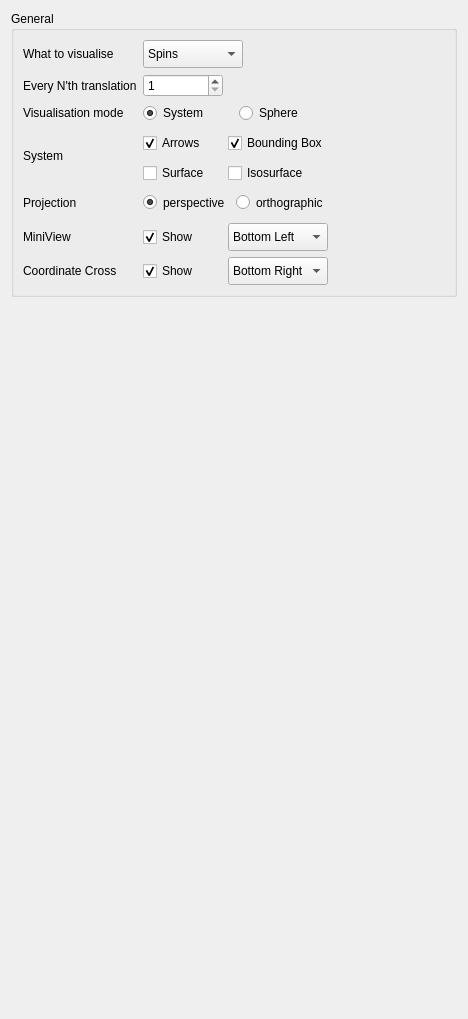
         <widget class="QWidget" name="page">
          <property name="geometry">
           <rect>
            <x>0</x>
            <y>0</y>
            <width>468</width>
            <height>1019</height>
           </rect>
          </property>
          <attribute name="label">
           <string>General</string>
          </attribute>
          <layout class="QGridLayout" name="gridLayout_2">
           <item row="0" column="0">
            <widget class="QGroupBox" name="groupBox_13">
             <property name="title">
              <string>General</string>
             </property>
             <layout class="QGridLayout" name="gridLayout_61">
              <item row="10" column="0">
               <widget class="QLabel" name="label_58">
                <property name="maximumSize">
                 <size>
                  <width>120</width>
                  <height>16777215</height>
                 </size>
                </property>
                <property name="text">
                 <string>Coordinate Cross</string>
                </property>
               </widget>
              </item>
              <item row="2" column="2">
               <widget class="QSpinBox" name="spinBox_n_cell_steps">
                <property name="maximumSize">
                 <size>
                  <width>80</width>
                  <height>16777215</height>
                 </size>
                </property>
                <property name="minimum">
                 <number>1</number>
                </property>
               </widget>
              </item>
              <item row="2" column="0">
               <widget class="QLabel" name="label_40">
                <property name="text">
                 <string>Every N'th translation</string>
                </property>
               </widget>
              </item>
              <item row="5" column="0">
               <widget class="QLabel" name="label_46">
                <property name="minimumSize">
                 <size>
                  <width>0</width>
                  <height>28</height>
                 </size>
                </property>
                <property name="maximumSize">
                 <size>
                  <width>100</width>
                  <height>16777215</height>
                 </size>
                </property>
                <property name="text">
                 <string>Projection</string>
                </property>
               </widget>
              </item>
              <item row="5" column="2">
               <layout class="QHBoxLayout" name="horizontalLayout">
                <item>
                 <widget class="QRadioButton" name="radioButton_perspectiveProjection">
                  <property name="minimumSize">
                   <size>
                    <width>0</width>
                    <height>25</height>
                   </size>
                  </property>
                  <property name="maximumSize">
                   <size>
                    <width>100</width>
                    <height>16777215</height>
                   </size>
                  </property>
                  <property name="text">
                   <string>perspective</string>
                  </property>
                  <property name="checked">
                   <bool>true</bool>
                  </property>
                  <attribute name="buttonGroup">
                   <string notr="true">buttonGroup_2</string>
                  </attribute>
                 </widget>
                </item>
                <item>
                 <widget class="QRadioButton" name="radioButton_orthographicProjection">
                  <property name="minimumSize">
                   <size>
                    <width>0</width>
                    <height>25</height>
                   </size>
                  </property>
                  <property name="maximumSize">
                   <size>
                    <width>100</width>
                    <height>16777215</height>
                   </size>
                  </property>
                  <property name="text">
                   <string>orthographic</string>
                  </property>
                  <attribute name="buttonGroup">
                   <string notr="true">buttonGroup_2</string>
                  </attribute>
                 </widget>
                </item>
               </layout>
              </item>
              <item row="4" column="2">
               <layout class="QGridLayout" name="gridLayout_67">
                <item row="2" column="4">
                 <widget class="QCheckBox" name="checkBox_show_isosurface">
                  <property name="maximumSize">
                   <size>
                    <width>100</width>
                    <height>16777215</height>
                   </size>
                  </property>
                  <property name="text">
                   <string>Isosurface</string>
                  </property>
                 </widget>
                </item>
                <item row="2" column="1">
                 <widget class="QCheckBox" name="checkBox_show_surface">
                  <property name="maximumSize">
                   <size>
                    <width>100</width>
                    <height>16777215</height>
                   </size>
                  </property>
                  <property name="text">
                   <string>Surface</string>
                  </property>
                 </widget>
                </item>
                <item row="0" column="1">
                 <widget class="QCheckBox" name="checkBox_show_arrows">
                  <property name="maximumSize">
                   <size>
                    <width>100</width>
                    <height>16777215</height>
                   </size>
                  </property>
                  <property name="text">
                   <string>Arrows</string>
                  </property>
                  <property name="checked">
                   <bool>true</bool>
                  </property>
                 </widget>
                </item>
                <item row="0" column="4">
                 <widget class="QCheckBox" name="checkBox_showBoundingBox">
                  <property name="minimumSize">
                   <size>
                    <width>0</width>
                    <height>28</height>
                   </size>
                  </property>
                  <property name="maximumSize">
                   <size>
                    <width>100</width>
                    <height>16777215</height>
                   </size>
                  </property>
                  <property name="text">
                   <string>Bounding Box</string>
                  </property>
                  <property name="checked">
                   <bool>true</bool>
                  </property>
                 </widget>
                </item>
               </layout>
              </item>
              <item row="1" column="0">
               <widget class="QLabel" name="label_22">
                <property name="minimumSize">
                 <size>
                  <width>0</width>
                  <height>28</height>
                 </size>
                </property>
                <property name="maximumSize">
                 <size>
                  <width>120</width>
                  <height>16777215</height>
                 </size>
                </property>
                <property name="text">
                 <string>What to visualise</string>
                </property>
               </widget>
              </item>
              <item row="9" column="0">
               <widget class="QLabel" name="label_57">
                <property name="maximumSize">
                 <size>
                  <width>100</width>
                  <height>16777215</height>
                 </size>
                </property>
                <property name="text">
                 <string>MiniView</string>
                </property>
               </widget>
              </item>
              <item row="3" column="0">
               <widget class="QLabel" name="label_55">
                <property name="maximumSize">
                 <size>
                  <width>120</width>
                  <height>16777215</height>
                 </size>
                </property>
                <property name="text">
                 <string>Visualisation mode</string>
                </property>
               </widget>
              </item>
              <item row="1" column="2">
               <widget class="QComboBox" name="comboBox_VisualisationSource">
                <property name="minimumSize">
                 <size>
                  <width>0</width>
                  <height>28</height>
                 </size>
                </property>
                <property name="maximumSize">
                 <size>
                  <width>100</width>
                  <height>16777215</height>
                 </size>
                </property>
                <property name="currentText">
                 <string>Spins</string>
                </property>
                <item>
                 <property name="text">
                  <string>Spins</string>
                 </property>
                </item>
                <item>
                 <property name="text">
                  <string>Effective Field</string>
                 </property>
                </item>
                <item>
                 <property name="text">
                  <string>External Magnetic Field</string>
                 </property>
                </item>
               </widget>
              </item>
              <item row="9" column="2">
               <layout class="QGridLayout" name="gridLayout_73">
                <item row="0" column="0">
                 <widget class="QCheckBox" name="checkBox_showMiniView">
                  <property name="maximumSize">
                   <size>
                    <width>100</width>
                    <height>16777215</height>
                   </size>
                  </property>
                  <property name="text">
                   <string>Show</string>
                  </property>
                  <property name="checked">
                   <bool>true</bool>
                  </property>
                 </widget>
                </item>
                <item row="0" column="2">
                 <widget class="QComboBox" name="comboBox_miniViewPosition">
                  <property name="minimumSize">
                   <size>
                    <width>0</width>
                    <height>28</height>
                   </size>
                  </property>
                  <property name="maximumSize">
                   <size>
                    <width>100</width>
                    <height>16777215</height>
                   </size>
                  </property>
                  <item>
                   <property name="text">
                    <string>Bottom Left</string>
                   </property>
                  </item>
                  <item>
                   <property name="text">
                    <string>Bottom Right</string>
                   </property>
                  </item>
                  <item>
                   <property name="text">
                    <string>Top Left</string>
                   </property>
                  </item>
                  <item>
                   <property name="text">
                    <string>Top Right</string>
                   </property>
                  </item>
                 </widget>
                </item>
               </layout>
              </item>
              <item row="10" column="2">
               <layout class="QGridLayout" name="gridLayout_74">
                <item row="0" column="0">
                 <widget class="QCheckBox" name="checkBox_showCoordinateSystem">
                  <property name="maximumSize">
                   <size>
                    <width>100</width>
                    <height>16777215</height>
                   </size>
                  </property>
                  <property name="text">
                   <string>Show</string>
                  </property>
                  <property name="checked">
                   <bool>true</bool>
                  </property>
                 </widget>
                </item>
                <item row="0" column="1">
                 <widget class="QComboBox" name="comboBox_coordinateSystemPosition">
                  <property name="minimumSize">
                   <size>
                    <width>0</width>
                    <height>28</height>
                   </size>
                  </property>
                  <property name="maximumSize">
                   <size>
                    <width>100</width>
                    <height>16777215</height>
                   </size>
                  </property>
                  <property name="currentIndex">
                   <number>1</number>
                  </property>
                  <item>
                   <property name="text">
                    <string>Bottom Left</string>
                   </property>
                  </item>
                  <item>
                   <property name="text">
                    <string>Bottom Right</string>
                   </property>
                  </item>
                  <item>
                   <property name="text">
                    <string>Top Left</string>
                   </property>
                  </item>
                  <item>
                   <property name="text">
                    <string>Top Right</string>
                   </property>
                  </item>
                 </widget>
                </item>
               </layout>
              </item>
              <item row="4" column="0">
               <widget class="QLabel" name="label_56">
                <property name="maximumSize">
                 <size>
                  <width>100</width>
                  <height>16777215</height>
                 </size>
                </property>
                <property name="text">
                 <string>System</string>
                </property>
               </widget>
              </item>
              <item row="1" column="4">
               <spacer name="horizontalSpacer_21">
                <property name="orientation">
                 <enum>Qt::Horizontal</enum>
                </property>
                <property name="sizeHint" stdset="0">
                 <size>
                  <width>40</width>
                  <height>20</height>
                 </size>
                </property>
               </spacer>
              </item>
              <item row="3" column="2">
               <layout class="QGridLayout" name="gridLayout_76">
                <item row="0" column="2">
                 <widget class="QRadioButton" name="radioButton_vismode_sphere">
                  <property name="maximumSize">
                   <size>
                    <width>100</width>
                    <height>16777215</height>
                   </size>
                  </property>
                  <property name="text">
                   <string>Sphere</string>
                  </property>
                  <attribute name="buttonGroup">
                   <string notr="true">buttonGroup</string>
                  </attribute>
                 </widget>
                </item>
                <item row="0" column="0">
                 <widget class="QRadioButton" name="radioButton_vismode_system">
                  <property name="maximumSize">
                   <size>
                    <width>100</width>
                    <height>16777215</height>
                   </size>
                  </property>
                  <property name="text">
                   <string>System</string>
                  </property>
                  <property name="checked">
                   <bool>true</bool>
                  </property>
                  <attribute name="buttonGroup">
                   <string notr="true">buttonGroup</string>
                  </attribute>
                 </widget>
                </item>
               </layout>
              </item>
             </layout>
            </widget>
           </item>
           <item row="1" column="0">
            <spacer name="verticalSpacer_20">
             <property name="orientation">
              <enum>Qt::Vertical</enum>
             </property>
             <property name="sizeType">
              <enum>QSizePolicy::Expanding</enum>
             </property>
             <property name="sizeHint" stdset="0">
              <size>
               <width>20</width>
               <height>30</height>
              </size>
             </property>
            </spacer>
           </item>
          </layout>
         </widget>
